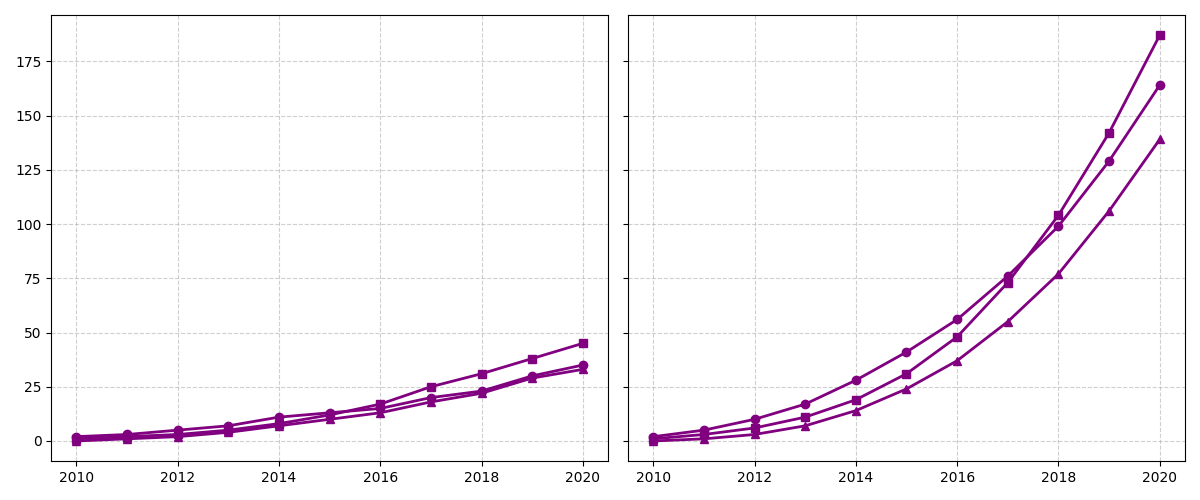

This figure's Python source:
import matplotlib.pyplot as plt
import numpy as np

years = np.arange(2010, 2021)
campaign_A = np.array([2, 3, 5, 7, 11, 13, 15, 20, 23, 30, 35])
campaign_B = np.array([1, 2, 3, 5, 8, 12, 17, 25, 31, 38, 45])
campaign_C = np.array([0, 1, 2, 4, 7, 10, 13, 18, 22, 29, 33])

cumulative_A = np.cumsum(campaign_A)
cumulative_B = np.cumsum(campaign_B)
cumulative_C = np.cumsum(campaign_C)

fig, (ax1, ax2) = plt.subplots(1, 2, figsize=(12, 5), sharey=True)

ax1.plot(years, campaign_A, marker='o', linestyle='-', color='purple', linewidth=2)
ax1.plot(years, campaign_B, marker='s', linestyle='-', color='purple', linewidth=2)
ax1.plot(years, campaign_C, marker='^', linestyle='-', color='purple', linewidth=2)
ax1.grid(True, linestyle='--', alpha=0.6)

ax2.plot(years, cumulative_A, marker='o', linestyle='-', color='purple', linewidth=2)
ax2.plot(years, cumulative_B, marker='s', linestyle='-', color='purple', linewidth=2)
ax2.plot(years, cumulative_C, marker='^', linestyle='-', color='purple', linewidth=2)
ax2.grid(True, linestyle='--', alpha=0.6)

plt.tight_layout()
plt.show()
